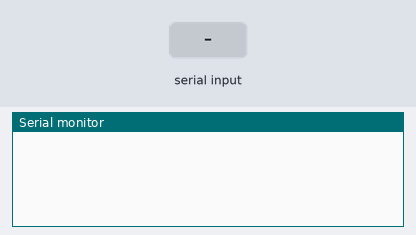
Recording of a sketch running on a simulated ESP32. Parts: the last lines printed to the serial monitor. The test bench sets the inputs (shaded band).

Above: at 1.2 s.
1.3 s: "c" received over Serial
At 2.9 s:
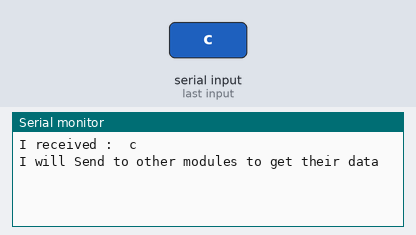
3.8 s: "c" received over the second serial link
At 6.0 s:
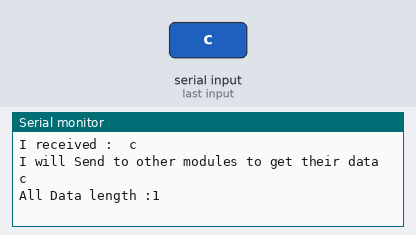
6.3 s: "d" received over Serial
At 7.9 s:
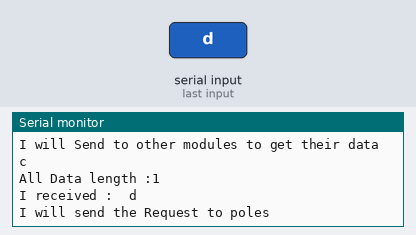
8.8 s: "d" received over the second serial link
At 11.0 s:
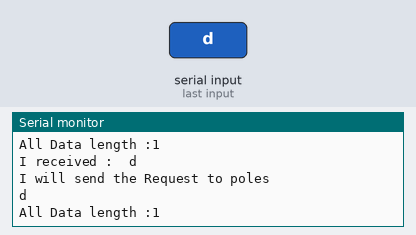
11.3 s: "s" received over Serial
At 12.9 s:
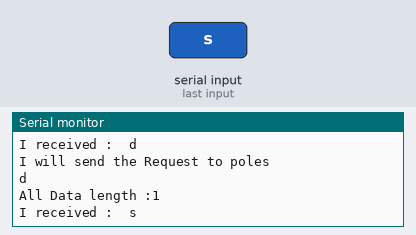
13.8 s: "s" received over the second serial link
At 16.0 s:
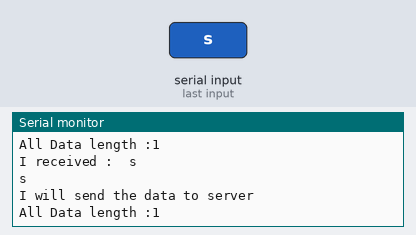

Measured:
- after the input at 1.3 s, the serial monitor: prints a new line after 1.0 s (image 1)
- after the input at 3.8 s, the serial monitor: prints a new line after 1.0 s (image 2)
- after the input at 6.3 s, the serial monitor: prints a new line after 1.0 s (image 3)
- after the input at 8.8 s, the serial monitor: prints a new line after 1.0 s (image 4)
- after the input at 11.3 s, the serial monitor: prints a new line after 1.0 s (image 5)
- after the input at 13.8 s, the serial monitor: prints a new line after 1.0 s (image 6)

The sketch:

serial_connectioon_final_module.ino
```cpp
//with red led
#define RXD2 16
#define TXD2 17
String Request;

void setup() {
  // put your setup code here, to run once:
  Serial.begin(115200);
   Serial2.begin(115200,SERIAL_8N1,RXD2,TXD2);
  // Serial.println("serial TXD is on pin "+String (TX));
  // Serial.println("serial RXD is on pin "+String (RX));


}

void loop() {
  // put your main code here, to run repeatedly:
  if (Serial.available() > 0){
  Request=Serial.readString();
   Serial.print("I received :  ");
   Serial.println(Request);
  //Serial2.print(Request);
   /////first command to collect data
   if(Request=="c")
    {
    Serial.println("I will Send to other modules to get their data ");
  Serial2.print(Request);
  }
  //command from server to control specific pole light
  else{//d#{ pole_number:1,intensity:255}
    int Separator1 = Request.indexOf('#');
       String header=Request.substring(0,Separator1);
        if(header=="d"){
          Serial.println("I will send the Request to poles");
          Serial2.print(Request);


    }
    }


  }
  while(Serial2.available()){
    String x="";
    x=Serial2.readString();

Serial.println(x);
int Separator2 = x.indexOf('#');
       String header=x.substring(0,Separator2);
        if(header=="s"){
          Serial.println("I will send the data to server");


          }


   // Serial.println(x);
    int size=x.length();
        Serial.print("All Data length :");
         Serial.println(size);
    }
}
```
